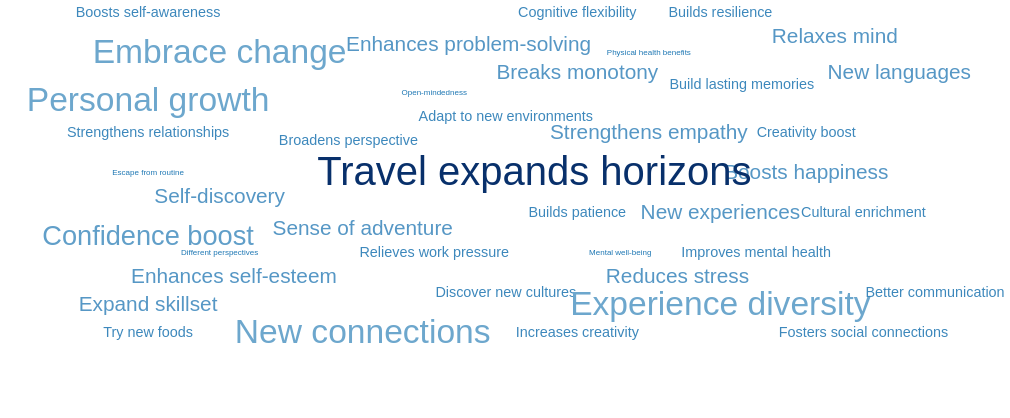

Express this chart as Vega-Lite.
### Vega-Lite specification from a JSON file in a GitHub repository (floating-point values rounded to 4 significant figures)
{"$schema": "https://vega.github.io/schema/vega-lite/v5.json", "width": 930, "height": 400, "data": {"values": [{"text": "Adapt to new environments", "x": 350, "y": 370, "size": 20}, {"text": "Better communication", "x": 650, "y": 150, "size": 20}, {"text": "Boosts happiness", "x": 560, "y": 300, "size": 22}, {"text": "Boosts self-awareness", "x": 100, "y": 500, "size": 20}, {"text": "Broadens perspective", "x": 240, "y": 340, "size": 20}, {"text": "Breaks monotony", "x": 400, "y": 425, "size": 22}, {"text": "Build lasting memories", "x": 515, "y": 410, "size": 20}, {"text": "Builds patience", "x": 400, "y": 250, "size": 20}, {"text": "Builds resilience", "x": 500, "y": 500, "size": 20}, {"text": "Cognitive flexibility", "x": 400, "y": 500, "size": 20}, {"text": "Confidence boost", "x": 100, "y": 220, "size": 23}, {"text": "Creativity boost", "x": 560, "y": 350, "size": 20}, {"text": "Cultural enrichment", "x": 600, "y": 250, "size": 20}, {"text": "Different perspectives", "x": 150, "y": 200, "size": 18}, {"text": "Discover new cultures", "x": 350, "y": 150, "size": 20}, {"text": "Embrace change", "x": 150, "y": 450, "size": 24}, {"text": "Enhances problem-solving", "x": 324, "y": 460, "size": 22}, {"text": "Enhances self-esteem", "x": 160, "y": 170, "size": 22}, {"text": "Escape from routine", "x": 100, "y": 300, "size": 18}, {"text": "Experience diversity", "x": 500, "y": 135, "size": 24}, {"text": "Expand skillset", "x": 100, "y": 135, "size": 22}, {"text": "Fosters social connections", "x": 600, "y": 100, "size": 20}, {"text": "Improves mental health", "x": 525, "y": 200, "size": 20}, {"text": "Increases creativity", "x": 400, "y": 100, "size": 20}, {"text": "Mental well-being", "x": 430, "y": 200, "size": 18}, {"text": "New connections", "x": 250, "y": 100, "size": 24}, {"text": "New experiences", "x": 500, "y": 250, "size": 22}, {"text": "New languages", "x": 625, "y": 425, "size": 22}, {"text": "Open-mindedness", "x": 300, "y": 400, "size": 18}, {"text": "Personal growth", "x": 100, "y": 390, "size": 24}, {"text": "Physical health benefits", "x": 450, "y": 450, "size": 18}, {"text": "Reduces stress", "x": 470, "y": 170, "size": 22}, {"text": "Relaxes mind", "x": 580, "y": 470, "size": 22}, {"text": "Relieves work pressure", "x": 300, "y": 200, "size": 20}, {"text": "Self-discovery", "x": 150, "y": 270, "size": 22}, {"text": "Sense of adventure", "x": 250, "y": 230, "size": 22}, {"text": "Strengthens empathy", "x": 450, "y": 350, "size": 22}, {"text": "Strengthens relationships", "x": 100, "y": 350, "size": 20}, {"text": "Travel expands horizons", "x": 370, "y": 300, "size": 40}, {"text": "Try new foods", "x": 100, "y": 100, "size": 20}]}, "mark": {"type": "text", "align": "center", "baseline": "middle"}, "params": [{"name": "highlight", "select": {"type": "point", "on": "mouseover"}}], "encoding": {"x": {"field": "x", "type": "quantitative", "axis": null}, "y": {"field": "y", "type": "quantitative", "axis": null}, "text": {"field": "text"}, "size": {"field": "size", "legend": null}, "color": {"field": "size", "type": "quantitative", "scale": {"range": ["#1f78b4", "#a6cee3", "#08306b"]}, "legend": null}, "opacity": {"condition": {"param": "highlight", "value": 1}, "value": 0.3}}, "config": {"background": "transparent", "view": {"stroke": "transparent"}}}
